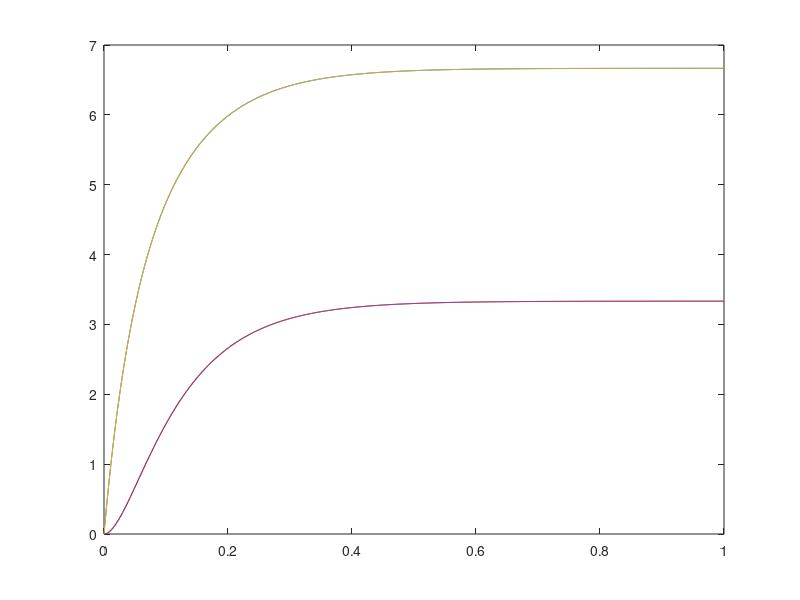

The MATLAB source for this figure:
function RK4
clc
a=0;
b=1;

N=1000;

h=(b-a)/N;

tspan=a:h:b;

y(1,1)=0;
y(2,1)=0;

for i=1:length(tspan)-1
    k1=ecs(tspan(i),y(:,i));
    k2=ecs(tspan(i)+h/2,y(:,i)+(k1/2)*h);
    k3=ecs(tspan(i)+h/2,y(:,i)+(k2/2)*h);
    k4=ecs(tspan(i)+h,y(:,i)+k3*h);
    
    y(:,i+1)=y(:,i)+(k1+2*k2+2*k3+k4)*(h/6);
end

[t,sol]=ode45(@ecs,tspan,[0;0]);

plot(tspan,y(1,:),tspan,y(2,:),t,sol(:,1),t,sol(:,2));

end
function resp=ecs(t,var)
x1=var(1);
x2=var(2);



dydt1=-20*x1+10*x2+100;
dydt2=10*x1-20*x2;

resp=[dydt1;dydt2];

end
